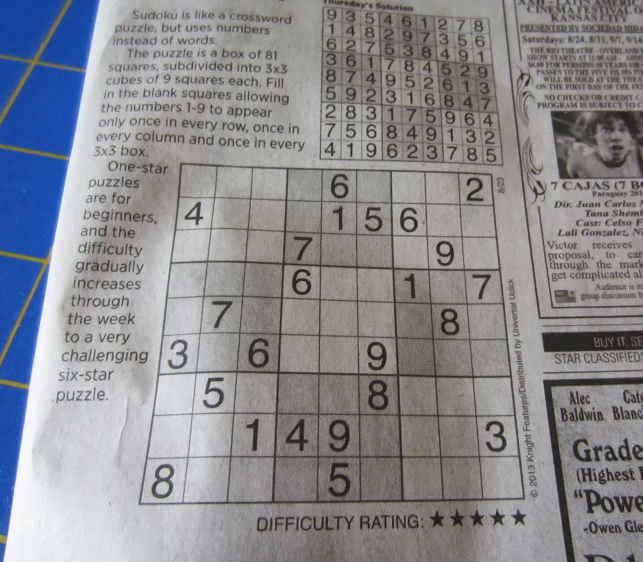
#> input picture resources/sudoku2.JPG, 1285 x 1124 px (shown at 1/2 size)
$ jupyter execute --allow-errors 'sudoku extracting from newspaper image-Copy1.ipynb'   (Python 2 division)   (older library calls are emulated)
#> lines starting #> are read from the running program, lines starting #| are printed output that depends on the picture; after the words box and inside, x2 and y2 are one past the last pixel; in counts of white or black regions, pixels touching at a corner belong together
[cell 1]
from skimage.io import imread
import matplotlib.pyplot as plt
import math
import os
from skimage.io import imread
from skimage.color import rgb2grey
from skimage.measure import approximate_polygon
from skimage.filters import gaussian
from skimage.color import rgb2grey
from skimage.filters import threshold_adaptive, threshold_yen, threshold_local
from scipy import ndimage as ndi
from skimage.measure import find_contours
from skimage.draw import polygon_perimeter
import numpy as np
from skimage import transform as tf
import skimage
from skimage.feature import blob_dog, blob_log, blob_doh
from scipy.ndimage import gaussian_filter

sudoku_original = imread('resources/sudoku2.JPG')
#> sudoku_original is the input picture: shape (1124, 1285, 3); mean R, G, B 138.4, 139.4, 143.4
plt.figure(figsize=(10,10))
plt.axis('off')
plt.imshow(sudoku_original)
plt.show()

[cell 2]
#blur the image

gray_img = rgb2grey(sudoku_original)

blurred = gaussian(gray_img)
plt.figure(figsize=(10,10))
plt.axis('off')
plt.imshow(blurred, cmap="gray")
plt.show()

[cell 3]
#adaptive threshold
#ref : http://scikit-image.org/docs/0.12.x/auto_examples/segmentation/plot_threshold_adaptive.html


binary_adaptive = threshold_local(blurred, block_size=99)
binary = blurred <= binary_adaptive
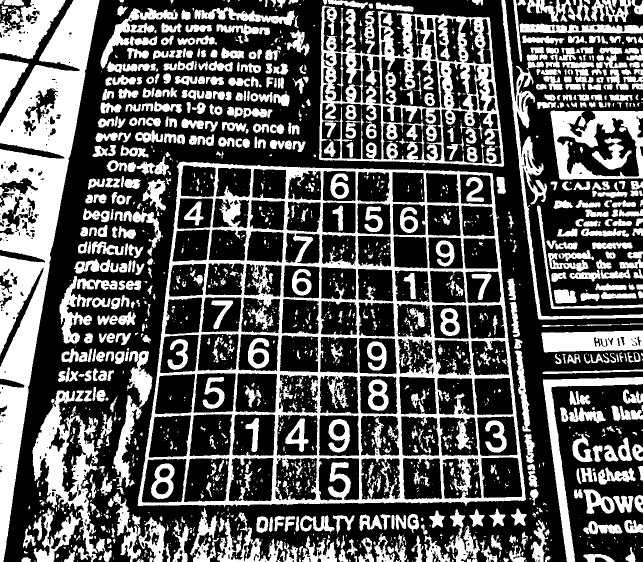
#> binary: shape (1124, 1285) bool (shown at 1/2 size); 36.1% white; 1742 white regions (939 under 20 px), largest, box (x1, y1, x2, y2) and area: (275, 323, 1052, 1015) 97031, (0, 0, 199, 1124) 77944, (638, 11, 1009, 334) 40015
plt.figure(figsize=(10,10))
plt.axis('off')
plt.imshow(binary , cmap="gray")
plt.show()

[cell 4]
bimg = ndi.binary_fill_holes(binary)
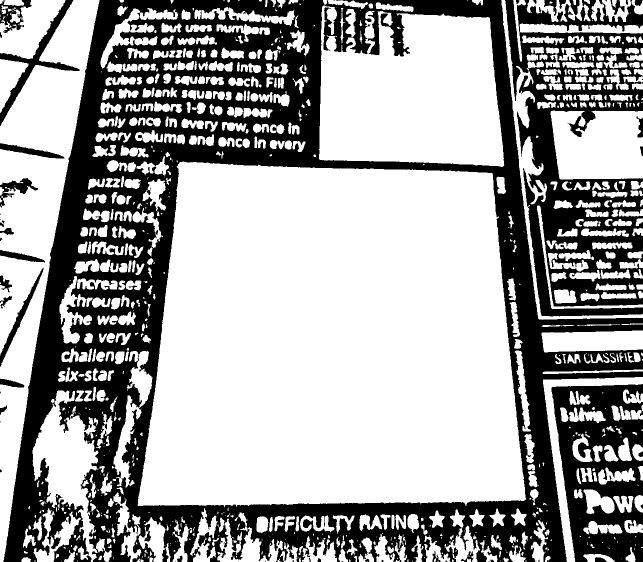
#> bimg: shape (1124, 1285) bool (shown at 1/2 size); 64.2% white; 60 black regions (24 under 20 px), largest, box (x1, y1, x2, y2) and area: (7, 0, 1285, 1124) 383295, (1010, 0, 1285, 633) 78333, (1103, 768, 1285, 1124) 39202
plt.figure(figsize=(10,10))
plt.axis('off')
plt.imshow(bimg , cmap="gray")
plt.show()

[cell 5]
#all utilities
def clear_noisy_borders(six):
    #vertical first
    for i in range(20):
        if((six[:,i] == 0).sum() > 80):
            six[:,i] = (six[:,i]*0)+1

    for i in range(110,128):
        if((six[:,i] == 0).sum() > 80):
            six[:,i] = (six[:,i]*0)+1

    #horizontal now
    for i in range(20):
        if((six[i,:] == 0).sum() > 80):
            six[i,:] = (six[i,:]*0)+1

    for i in range(110,128):
        if((six[i,:] == 0).sum() > 80):
            six[i,:] = (six[i,:]*0)+1

    return six

def area_of_rectangle(Xmin, Xmax, Ymin, Ymax):
    return ((Ymax-Ymin)*(Xmax-Xmin))

def find_areas_bound_by_contours(contours):
    areas_bound_by_contours = []
    for index, contour in enumerate(contours):
        Xmin = np.min(contour[:,0])
        Xmax = np.max(contour[:,0])
        Ymin = np.min(contour[:,1])
        Ymax = np.max(contour[:,1])
        areas_bound_by_contours.append([index,area_of_rectangle(Xmin, Xmax, Ymin, Ymax)])

    return areas_bound_by_contours

def get_highest_area(areas_bound_by_contours):
    highest_area = [0,0]
    for areas in areas_bound_by_contours:
        if areas[1] > highest_area[1]:
            highest_area = areas
    return highest_area

def fill_holes(six):
    return ndi.binary_fill_holes(six)

#ref:https://stackoverflow.com/questions/1211212/how-to-calculate-an-angle-from-three-points
def findAngle(p0,p1,p2):
    b = (p1[0]-p0[0])**2 + (p1[1]-p0[1])**2
    a = (p1[0]-p2[0])**2 + (p1[1]-p2[1])**2
    c = (p2[0]-p0[0])**2 + (p2[1]-p0[1])**2
    return math.degrees(math.acos( (a+b-c) / math.sqrt(4*a*b) ))


def pre_process_block(box):
    #box = warped[row*100:row*100+100,col*100:col*100+100].copy()
    box = skimage.transform.resize(box,(128,128))
    box = gaussian_filter(box, 1)
    box_binary_adaptive = threshold_local(box, block_size=99)
    binary = box <= box_binary_adaptive
    box = skimage.util.invert(binary)*1
    box = clear_noisy_borders(box)
    contours = find_contours(box, level=0.8)
    areas_bound_by_contours = find_areas_bound_by_contours(contours)

    for area in areas_bound_by_contours:
        threshold = 0.33
        percentage_of_area = area[1]/(128*128)
        if percentage_of_area<threshold:
            cont = contours[area[0]].astype(int)
            Xmin = np.min(cont[:,0])
            Xmax = np.max(cont[:,0])
            Ymin = np.min(cont[:,1])
            Ymax = np.max(cont[:,1])
            box[Xmin:Xmax, Ymin:Ymax] = 1

    return box

[cell 6]
contours = find_contours(bimg, 0.8)
#> contours = 997 point arrays, longest 3221 points

fig, ax = plt.subplots(figsize=(10,10))
ax.imshow(bimg, interpolation='nearest', cmap=plt.cm.gray)

#find the largest blob
lengths = []
for c in contours:
    lengths.append(len(c))
#> this loop made 997 passes
#> c on passes 17, 22: [[0, 607.2], [0.2, 607], [0.2, 606], [0, 605.8]], [[0, 935.2], [0.2, 935], [0.2, 934], [0, 933.8]]
#> after the loop, lengths = 997 values, max 3221 at index 51, min 3 at index 398, mean 95.2

areas_bound_by_contours = find_areas_bound_by_contours(contours)
#> the loop in find_areas_bound_by_contours, `for index, contour in enumerate(contours):` made 997 passes
#> (Xmin, Xmax, Ymin, Ymax) on passes 1 to 3: (0, 0.8, 5.2, 10.8), (0, 11.2, 0, 47.2), (0, 65.8, 0, 62.8)
#> after the loop in find_areas_bound_by_contours, `for index, contour in enumerate(contours):`: areas_bound_by_contours = 997 pairs, first value 0 to 996, second value 0.08 to 536803
highest_area = get_highest_area(areas_bound_by_contours)
#> the loop in get_highest_area, `for areas in areas_bound_by_contours:` made 997 passes
#> highest_area on passes 1, 2, 3, 4, 5, 6, 334: [0, 4.48], [1, 528.6], [2, 4132.2], [3, 15259.4], [4, 40237.6], [5, 215616], [333, 536803]
#> areas on passes 7 to 12: [6, 35.28], [7, 33.48], [8, 1.68], [9, 18.48], [10, 2.88], [11, 11.88]
#> highest_area = [333, 536803]

ax.axis("off")
ax.plot(contours[highest_area[0]][:, 1], contours[highest_area[0]][:, 0], linewidth=2)
plt.show()

[cell 7]
cimp = contours[highest_area[0]]
#> cimp = 3203 pairs, first value 322.8 to 1014.2, second value 274.8 to 1051.2

fig, ax = plt.subplots(figsize=(10,10))
ax.axis("off")
ax.imshow(blurred, cmap="gray")
ax.plot(contours[highest_area[0]][:, 1], contours[highest_area[0]][:, 0], linewidth=2)
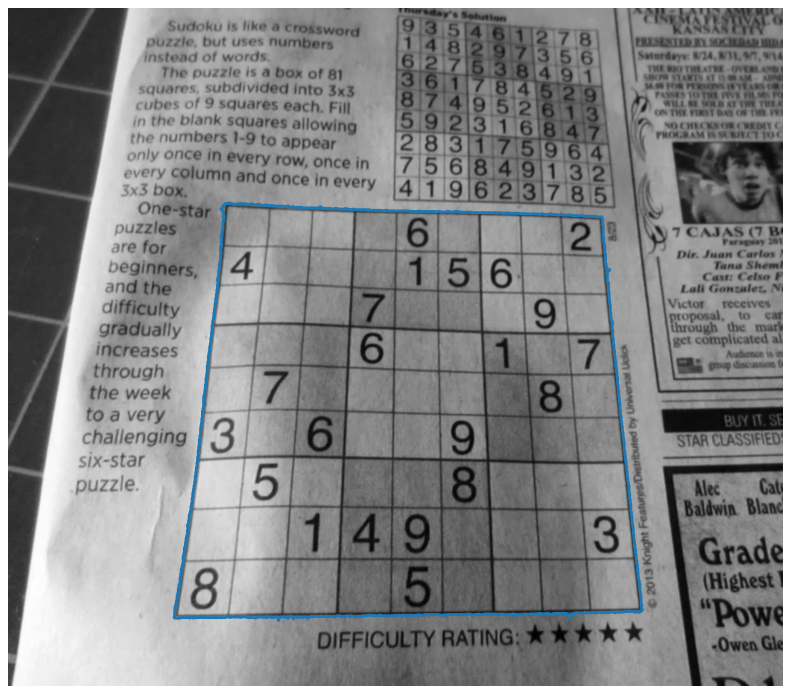
#> figure drawn by matplotlib, 1 panel

[cell 8]
polygon = approximate_polygon(cimp,50)
#> polygon = [[1014.2, 448], [1010, 274.8], [324, 358.8], [345.8, 984], [998, 1051.2], [1014.2, 448]]

fig, ax = plt.subplots(figsize=(10,10))
ax.axis("off")
ax.imshow(blurred, cmap="gray")
ax.plot(polygon[:, 1], polygon[:, 0], linewidth=1)

[cell 9]
angles_and_points = []
npoints = len(polygon)-1
#> npoints = 5
for i in range(npoints):
    p1index = i
    p2index = i + 1
    p3index = i + 2

    if p1index == npoints-2:
        p3index = 0

    if p1index == npoints-1:
        p2index = 0
        p3index = 1

    try:
        angle = findAngle(polygon[p1index],polygon[p2index],polygon[p3index])
        if angle < 110:
            angles_and_points.append([polygon[p2index],angle])
    except:
        pass
#> this loop made 5 passes
#> (b in findAngle, a in findAngle, c in findAngle, angle) on passes 1 to 5: (30015.9, 477652, 484332.7, 84.41), (477652, 391350.3, 944126.3, 94.98), (391350.3, 429880.7, 933693.8, 97.88), (429880.7, 364112.7, 734054.6, 85.66), (364112.7, 30015.9, 602941, 177.1)
#> after the loop, angles_and_points = [[[1010, 274.8], 84.41], [[324, 358.8], 94.98], [[345.8, 984], 97.88], [[998, 1051.2], 85.66]]

[cell 10]
x = []
y = []
for k in angles_and_points:
    x.append(k[0][1])
    y.append(k[0][0])
#> this loop made 4 passes
#> k on passes 1 to 4: [[1010, 274.8], 84.41], [[324, 358.8], 94.98], [[345.8, 984], 97.88], [[998, 1051.2], 85.66]
#> after the loop, x = [274.8, 358.8, 984, 1051.2]; y = [1010, 324, 345.8, 998]

[cell 11]
src = np.array([[0, 0], [0, 900], [900, 900], [900, 0]])
dst = np.array([[x[1],y[1]], [x[0],y[0]], [x[3],y[3]], [x[2],y[2]] ])
#> dst = [[358.8, 324], [274.8, 1010], [1051.2, 998], [984, 345.8]]

tform3 = tf.ProjectiveTransform()
tform3.estimate(src, dst)
warped = tf.warp(gray_img, tform3, output_shape=(900, 900))
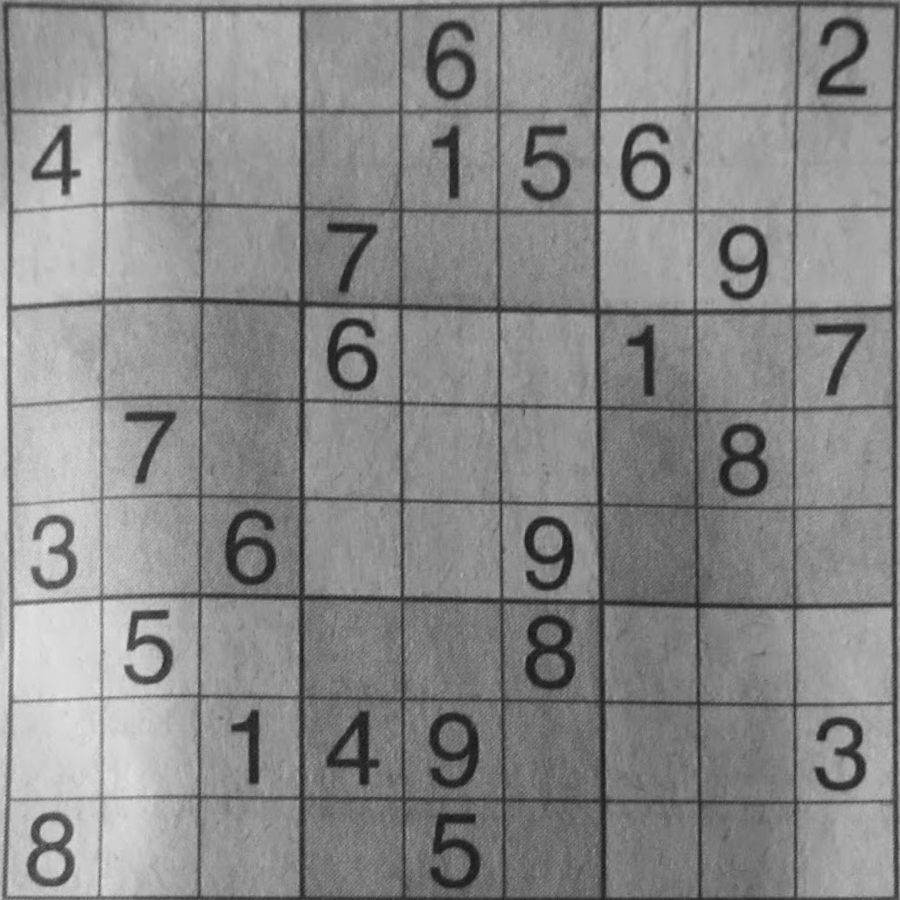
#> warped: shape (900, 900) float64; min 0.0781, max 0.903, mean 0.542

fig, ax = plt.subplots(ncols=2,figsize=(10,20))
ax[0].imshow(gray_img, cmap="gray")
ax[0].plot(polygon[:, 1], polygon[:, 0], linewidth=1)
ax[0].plot(x, y, '.r')
ax[1].imshow(warped, cmap="gray")

[cell 12]
#divide the transformed image into 9 x 9 grid.
fig, ax = plt.subplots(nrows=9, ncols=9, figsize=(10,10))
for row in range(9):
    for col in range(9):
        ax[row][col].axis("off")
        ax[row][col].imshow(warped[row*100:row*100+100,col*100:col*100+100] , cmap="gray")

[cell 13]
#train my classifier for digits
digits_images = []
feature_list = []
targets = []
#> (the rest of this cell did not finish here and is left out)

[cell 14]
from sklearn.model_selection import train_test_split
from sklearn.ensemble import RandomForestClassifier
#> (the rest of this cell did not finish here and is left out)

[cell 15]
#check if 6 is predicted properly
six = warped[0:100,0:100]
six = gaussian(skimage.transform.resize(six,(128,128)))
#> six: shape (128, 128) float64

six_binary_adaptive = threshold_local(six, block_size=99)
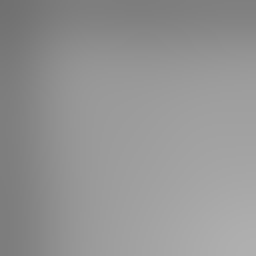
#> six_binary_adaptive: shape (128, 128) float64 (shown 2 times larger); min 0.443, max 0.689, mean 0.581
binary = six <= six_binary_adaptive
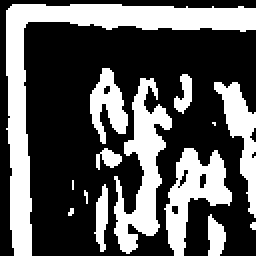
#> binary: shape (128, 128) bool (shown 2 times larger); 35.2% white; 14 white regions (5 under 20 px), largest, box (x1, y1, x2, y2) and area: (3, 2, 128, 128) 2417, (57, 39, 86, 127) 1095, (82, 74, 116, 128) 811
six = skimage.util.invert(binary)*1
six = clear_noisy_borders(six)
#> after the loop in clear_noisy_borders, `for i in range(20):`:
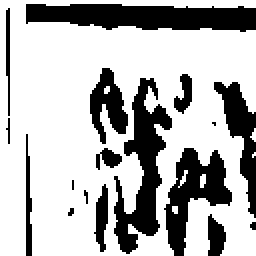
#> six: shape (128, 128) int64 (shown 2 times larger); values 0 (black) and 1 (white), 70.7% white; 17 black regions (6 under 20 px), largest, box (x1, y1, x2, y2) and area: (13, 2, 128, 16) 1219, (57, 39, 86, 127) 1095, (82, 74, 116, 128) 811
#> after the loop in clear_noisy_borders, `for i in range(20):`:
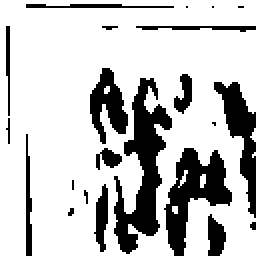
#> six: shape (128, 128) int64 (shown 2 times larger); values 0 (black) and 1 (white), 76.8% white; 22 black regions (10 under 20 px), largest, box (x1, y1, x2, y2) and area: (57, 39, 86, 127) 1095, (82, 74, 116, 128) 811, (107, 41, 128, 109) 542
six = fill_holes(six)
#> in fill_holes, `return ndi.binary_fill_holes(six)`:
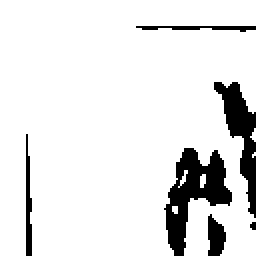
#> returned value: shape (128, 128) bool (shown 2 times larger); 89.4% white; 6 black regions (1 under 20 px), largest, box (x1, y1, x2, y2) and area: (82, 74, 116, 128) 811, (107, 41, 128, 109) 542, (104, 107, 113, 128) 138, (13, 67, 16, 128) 134, (68, 13, 128, 16) 107

contours = find_contours(six, 0.8)
#> contours = 12 point arrays, longest 207 points
# print contours

areas_bound_by_contours = find_areas_bound_by_contours(contours)
#> the loop in find_areas_bound_by_contours (call 2), `for index, contour in enumerate(contours):` made 12 passes
#> (Xmin, Xmax, Ymin, Ymax) on passes 1 to 12: (12.2, 15.8, 67.2, 127), (40.2, 108.8, 106.2, 127), (63.8, 70.2, 124.8, 127), (66.2, 127, 12.2, 15.8), (73.2, 127, 81.2, 115.8), (75.8, 78.2, 125.8, 127), (84.8, 92.2, 89.8, 93.2), (86.8, 93.2, 99.8, 102.2), (92.8, 93.2, 88.8, 89.2), (102.8, 106.2, 85.8, 88.2), (106.2, 127, 103.2, 112.8), (110.2, 114.8, 124.2, 127)
#> areas_bound_by_contours = [[0, 215.3], [1, 1426.9], [2, 14.08], [3, 218.9], [4, 1861.5], [5, 2.88], [6, 25.16], [7, 15.36], [8, 0.16], [9, 8.16], [10, 199.7], [11, 12.88]]
highest_area = get_highest_area(areas_bound_by_contours)
#> the loop in get_highest_area (call 2), `for areas in areas_bound_by_contours:` made 12 passes
#> highest_area = [4, 1861.5]
# print areas_bound_by_contours

for areas in areas_bound_by_contours:
    threshold = 0.33
    percentage_of_area = areas[1]/(128*128)
#> this loop made 12 passes
#> (areas, percentage_of_area) on pass 9: ([8, 0.16], 9.77e-06)
#     if percentage_of_area < threshold:
#         print contours[areas[0]]

polygon = approximate_polygon(contours[highest_area[0]],50)
#> polygon = [[127, 91.8], [74.2, 108], [127, 86.2]]
#> `[cell 15] #check if 6 is predicted properly six = warped[0:100,0:100] ..`:
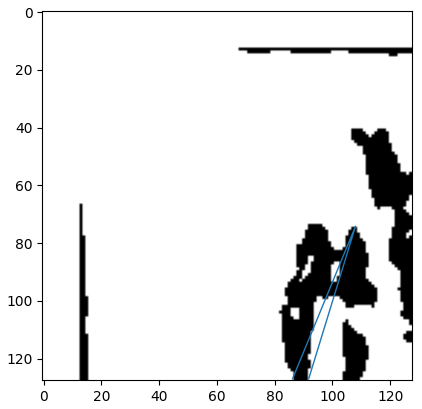
#> figure drawn by matplotlib, 1 panel

fig, ax = plt.subplots()
ax.imshow(six, cmap="gray")
ax.plot(polygon[:, 1], polygon[:, 0], linewidth=1)

# [4 lines of commented-out code are left out]

[cell 16]
plt.axis('off')
#> (the rest of this cell did not finish here and is left out)

[cell 17]
six_255 = six*255

#> (a cell that did not finish here is left out)

[cell 19]
six = clear_noisy_borders(six)
